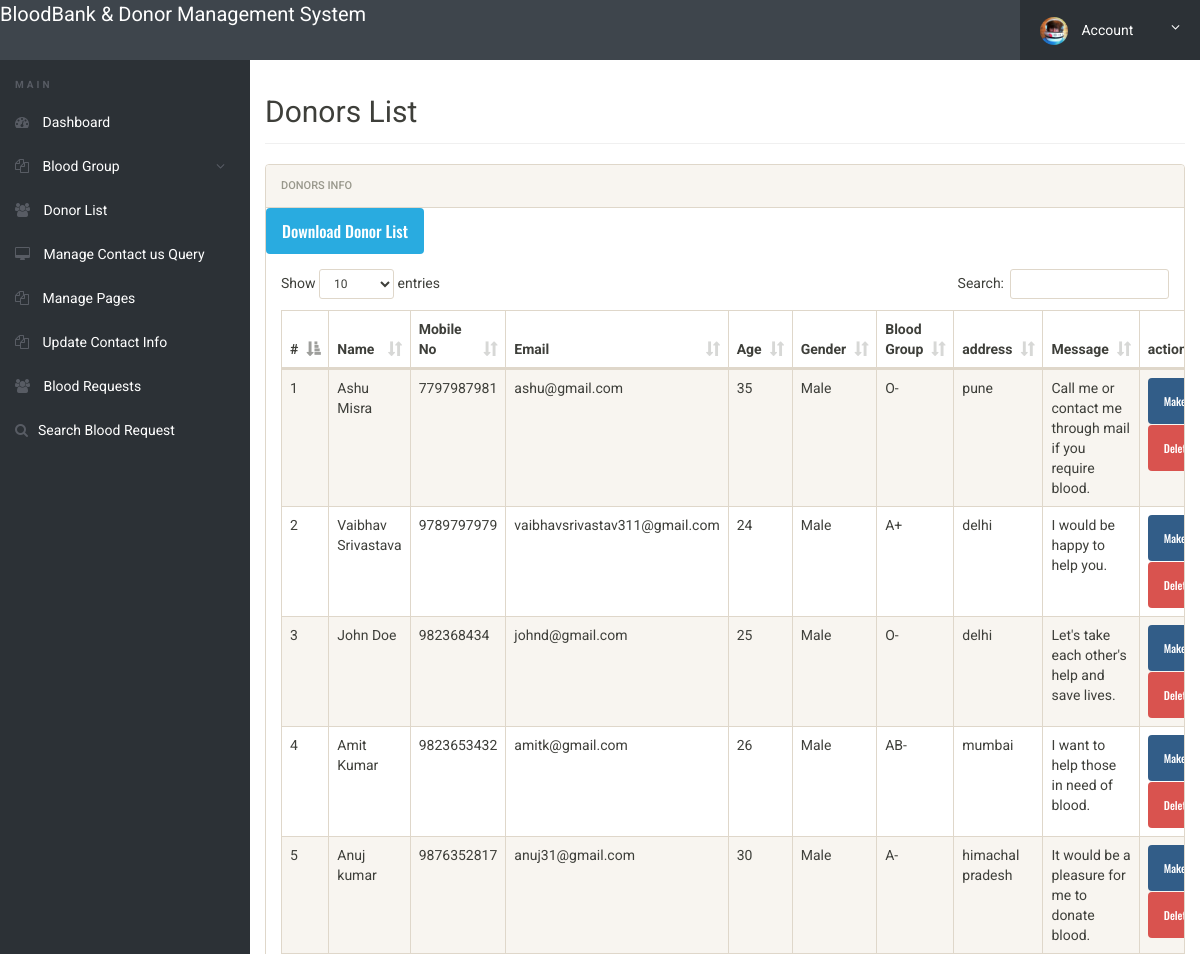
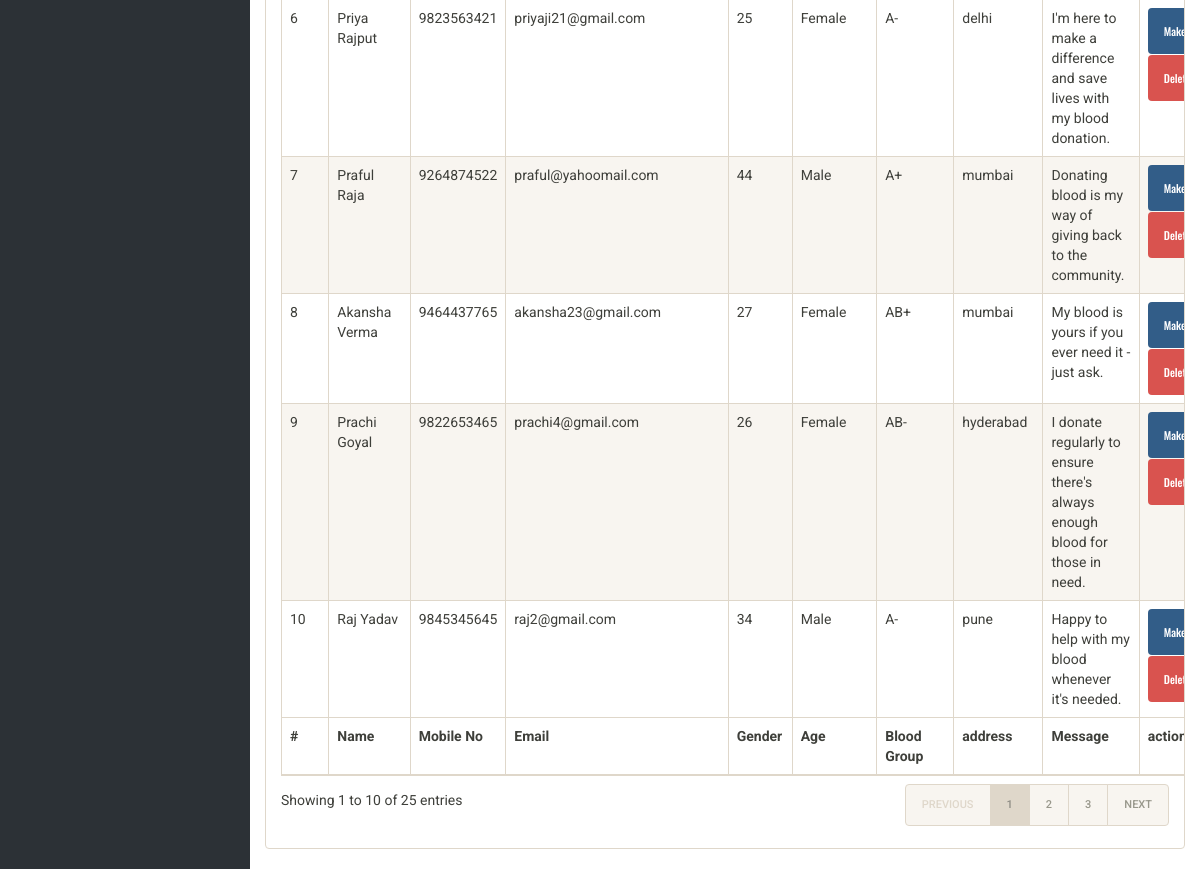
The page /admin/donor-list.php (signed in) on the database its author committed (2 pictures, top to bottom).
### tables this page shows
CREATE TABLE `tblblooddonars` (
  `id` int(11) NOT NULL,
  `FullName` varchar(100) DEFAULT NULL,
  `MobileNumber` char(11) DEFAULT NULL,
  `EmailId` varchar(100) DEFAULT NULL,
  `Gender` varchar(20) DEFAULT NULL,
  `Age` int(11) DEFAULT NULL,
  `BloodGroup` varchar(20) DEFAULT NULL,
  `Address` varchar(255) DEFAULT NULL,
  `Message` mediumtext DEFAULT NULL,
  `PostingDate` timestamp NOT NULL DEFAULT current_timestamp(),
  `status` int(1) DEFAULT NULL,
  `Password` varchar(250) DEFAULT NULL
);

### admin/donor-list.php (the view, shortened to what this page needs)
<?php
include('includes/config.php');
if(strlen($_SESSION['alogin'])==0)
	{
header('location:index.php');
}
else{
 ?>
<!doctype html>
<html lang="en" class="no-js">
<head>
	<link rel="stylesheet" href="css/font-awesome.min.css">
	<link rel="stylesheet" href="css/bootstrap.min.css">
	<link rel="stylesheet" href="css/dataTables.bootstrap.min.css">
	<link rel="stylesheet" href="css/bootstrap-social.css">
	<link rel="stylesheet" href="css/bootstrap-select.css">
	<link rel="stylesheet" href="css/fileinput.min.css">
	<link rel="stylesheet" href="css/awesome-bootstrap-checkbox.css">
	<link rel="stylesheet" href="css/style.css">
</head>
<body>
	<?php include('includes/header.php');?>
	<div class="ts-main-content">
		<?php include('includes/leftbar.php');?>
		<div class="content-wrapper">
			<div class="container-fluid">
				<div class="row">
					<div class="col-md-12">
						<h2 class="page-title">Donors List</h2>
						<div class="panel panel-default">
							<div class="panel-heading">Donors Info</div>
								<a href="download-records.php" style="font-size:16px;" class="btn btn-info">Download Donor List</a>
							<div class="panel-body">
								<table id="zctb" class="display table table-striped table-bordered table-hover" cellspacing="0" width="100%">
									<thead>
										<tr>
										<th>#</th>
											<th>Name</th>
											<th>Mobile No</th>
											<th>Email</th>
											<th>Age</th>
											<th>Gender</th>
											<th>Blood Group</th>
											<th>address</th>
											<th>Message </th>
											<th>action </th>
										</tr>
									</thead>
									<tfoot>
										<tr>
										<th>#</th>
										<th>Name</th>
											<th>Mobile No</th>
											<th>Email</th>
											<th>Gender</th>
											<th>Age</th>
											<th>Blood Group</th>
											<th>address</th>
											<th>Message </th>
											<th>action </th>
										</tr>
									</tfoot>
									<tbody>
<?php $sql = "SELECT * from  tblblooddonars ";
$query = $dbh -> prepare($sql);
$query->execute();
$results=$query->fetchAll(PDO::FETCH_OBJ);
$cnt=1;
if($query->rowCount() > 0)
{
foreach($results as $result)
{				?>
										<tr>
											<td><?php echo htmlentities($cnt);?></td>
											<td><?php echo htmlentities($result->FullName);?></td>
											<td><?php echo htmlentities($result->MobileNumber);?></td>
											<td><?php echo htmlentities($result->EmailId);?></td>
											<td><?php echo htmlentities($result->Age);?></td>
											<td><?php echo htmlentities($result->Gender);?></td>
											<td><?php echo htmlentities($result->BloodGroup);?></td>
											<td><?php echo htmlentities($result->Address);?></td>
											<td><?php echo htmlentities($result->Message);?></td>
										<td>
<?php if($result->status==1)
{?>
<a href="donor-list.php?hidden=<?php echo htmlentities($result->id);?>" onclick="return confirm('Do you really want to hiidden this detail')" class="btn btn-primary"> Make it Hidden</a>
<?php } else {?>
<a href="donor-list.php?public=<?php echo htmlentities($result->id);?>" onclick="return confirm('Do you really want to Public this detail')" class="btn btn-primary"> Make it Public</a>
<?php } ?>
<a href="donor-list.php?del=<?php echo htmlentities($result->id);?>" onclick="return confirm('Do you really want to delete this record')" class="btn btn-danger" style="margin-top:1%;"> Delete</a>
</td>
										</tr>
										<?php $cnt=$cnt+1; }} ?>
									</tbody>
								</table>
							</div>
						</div>
					</div>
				</div>
			</div>
		</div>
	</div>
</body>
</html>
<?php } ?>

### admin/css/style.css (style rules this page uses)
html { font-size: 14px; }
@media only screen and (min-width: 480px) { html { font-size: 17px; } }
@media only screen and (min-width: 768px) { html { font-size: 14px; } }
body { font-size: 1em; }
a { color: #37a6c4; }
.btn { font-family: 'Oswald', sans-serif; }
.panel { overflow: hidden; }
.btn { text-transform: none; }
.page-title { padding-bottom: 15px; margin-bottom: 20px; border-bottom: 1px solid #f0f0f0; }
.ts-main-content .content-wrapper { padding-top: 15px; margin-top: 60px; }
@media only screen and (min-width: 992px) { .ts-main-content .content-wrapper { margin-left: 250px; } }

### rows shown on the page
tblblooddonars: FullName "Ashu Misra", MobileNumber "7797987981", EmailId "ashu@gmail.com", Age "35", Gender "Male", BloodGroup "O-", Address "pune", Message "Call me or contact me through mail if you require blood."
tblblooddonars: FullName "Vaibhav Srivastava", MobileNumber "9789797979", EmailId "vaibhavsrivastav311@gmail.com", Age "24", Gender "Male", BloodGroup "A+", Address "delhi", Message "I would be happy to help you."
tblblooddonars: FullName "John Doe", MobileNumber "982368434", EmailId "johnd@gmail.com", Age "25", Gender "Male", BloodGroup "O-", Address "delhi", Message "Let's take each other's help and save lives."
tblblooddonars: FullName "Amit Kumar", MobileNumber "9823653432", EmailId "amitk@gmail.com", Age "26", Gender "Male", BloodGroup "AB-", Address "mumbai", Message "I want to help those in need of blood."
tblblooddonars: FullName "Anuj kumar", MobileNumber "9876352817", EmailId "anuj31@gmail.com", Age "30", Gender "Male", BloodGroup "A-", Address "himachal pradesh", Message "It would be a pleasure for me to donate blood."
tblblooddonars: FullName "Priya Rajput", MobileNumber "9823563421", EmailId "priyaji21@gmail.com", Age "25", Gender "Female", BloodGroup "A-", Address "delhi", Message "I'm here to make a difference and save lives with my blood donation."
tblblooddonars: FullName "Praful Raja", MobileNumber "9264874522", EmailId "praful@yahoomail.com", Age "44", Gender "Male", BloodGroup "A+", Address "mumbai", Message "Donating blood is my way of giving back to the community."
tblblooddonars: FullName "Akansha Verma", MobileNumber "9464437765", EmailId "akansha23@gmail.com", Age "27", Gender "Female", BloodGroup "AB+", Address "mumbai", Message "My blood is yours if you ever need it - just ask."
tblblooddonars: FullName "Prachi Goyal", MobileNumber "9822653465", EmailId "prachi4@gmail.com", Age "26", Gender "Female", BloodGroup "AB-", Address "hyderabad", Message "I donate regularly to ensure there's always enough blood for those in need."
tblblooddonars: FullName "Raj Yadav", MobileNumber "9845345645", EmailId "raj2@gmail.com", Age "34", Gender "Male", BloodGroup "A-", Address "pune", Message "Happy to help with my blood whenever it's needed."
